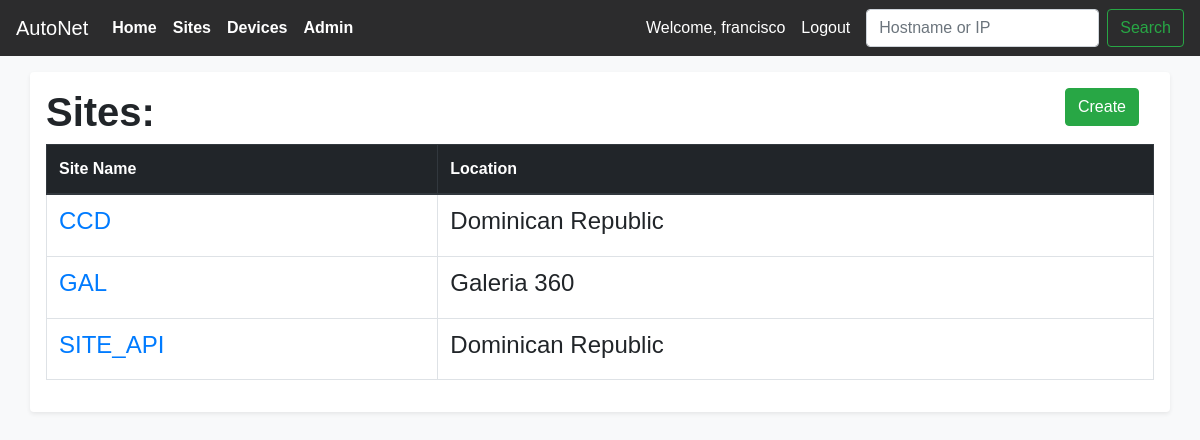
Page /sites (signed in) on the earlier database version.
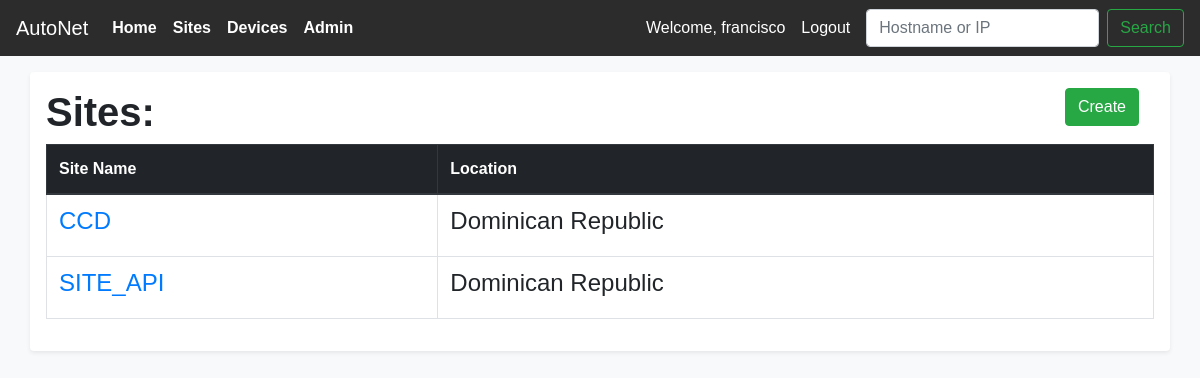
Same page on the later database version.
### main_app/models.py (models this page shows, shortened)
class Sites(models.Model):
    site_name = models.CharField(max_length=100)
    site_location = models.CharField(max_length=250)
    uuid = models.UUIDField( #used by the API to look up the record
                            db_index=True,
                            default=uuid_lib.uuid4,
                            editable=False)
    site_address = models.CharField(max_length=400, null=True)
    site_poc_name = models.CharField(max_length=100)
    site_poc_number = models.CharField(max_length=30)

### main_app/views.py (the view)
# urls.py: path('sites', views.SitesListView.as_view(), name='viewsites'),
class SitesListView(LoginRequiredMixin, ListView):
    context_object_name = 'sites'
    model = models.Sites
    paginate_by = 10

### main_app/templates/main_app/sites_list.html (shortened to what this page needs)
{% extends 'main_app/main_app_base.html' %}
{%block content %}
  <div class="container shadow-sm p-3 mb-5 bg-white rounded">
    <div class="container">
      <a href="{% url 'main_app:createsite' %}">
        <input class="btn btn-success  float-right" type="submit" value="Create">
      </a>
    </div>
    <div class="">
      <h1><strong>Sites:</strong></h1>
        <table class="table table-bordered">
          <thead class="thead-dark">
            <th>Site Name</th>
            <th>Location</th>
          </thead>
          {% for site in sites %}
          <tr>
              <td><h4><a href="sites/{{ site.id }}">{{site.site_name}}</a></h4></td>
              <td><h4>{{site.site_location}}</h4></td>
          </tr>
          {%endfor%}
        </table>
      </div>
    </div>
{%endblock content %}

Differences in the rows shown:
removed Sites: site_name "GAL", site_location "Galeria 360"
